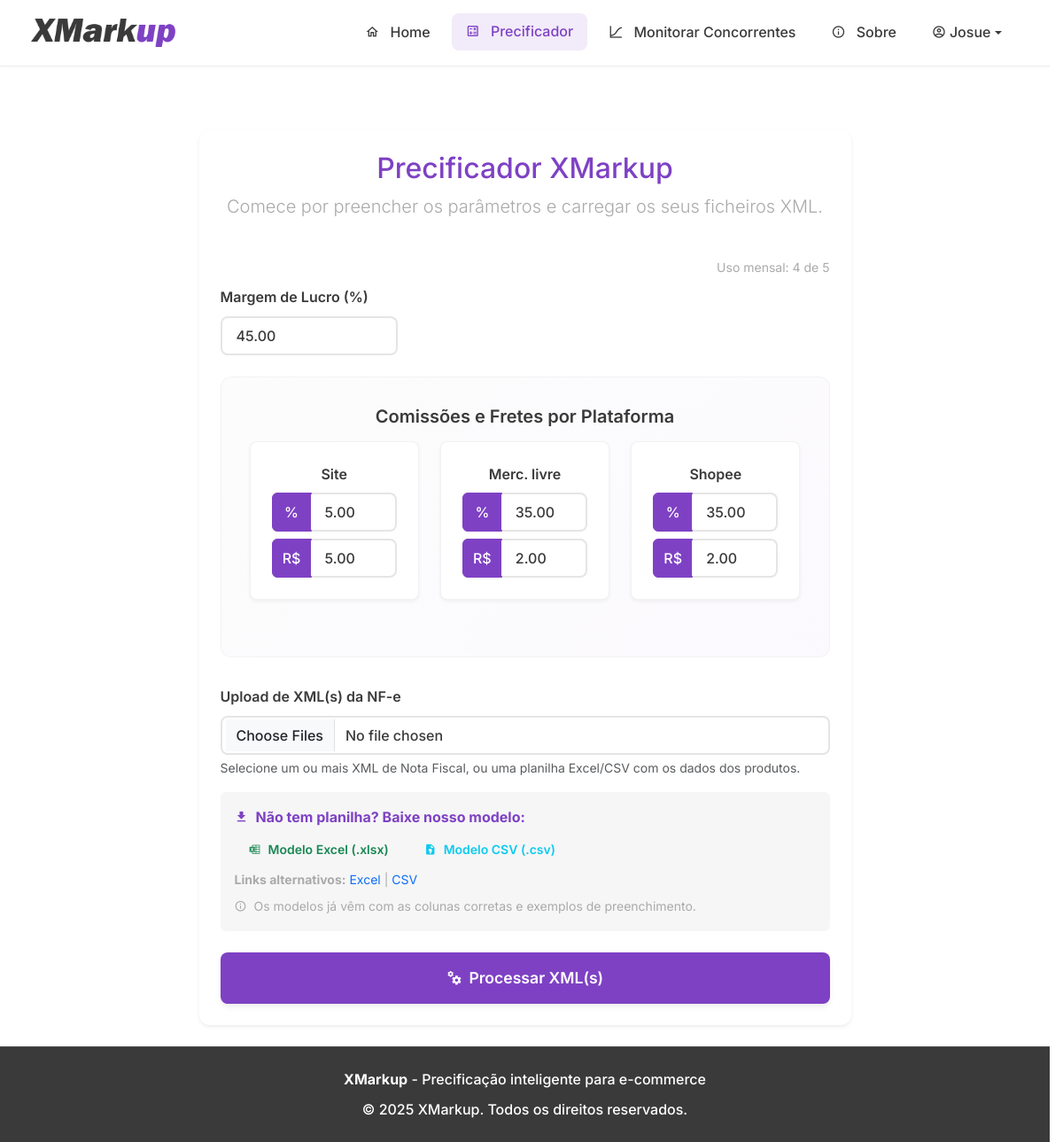
The app's page /precificador (signed in), older data.
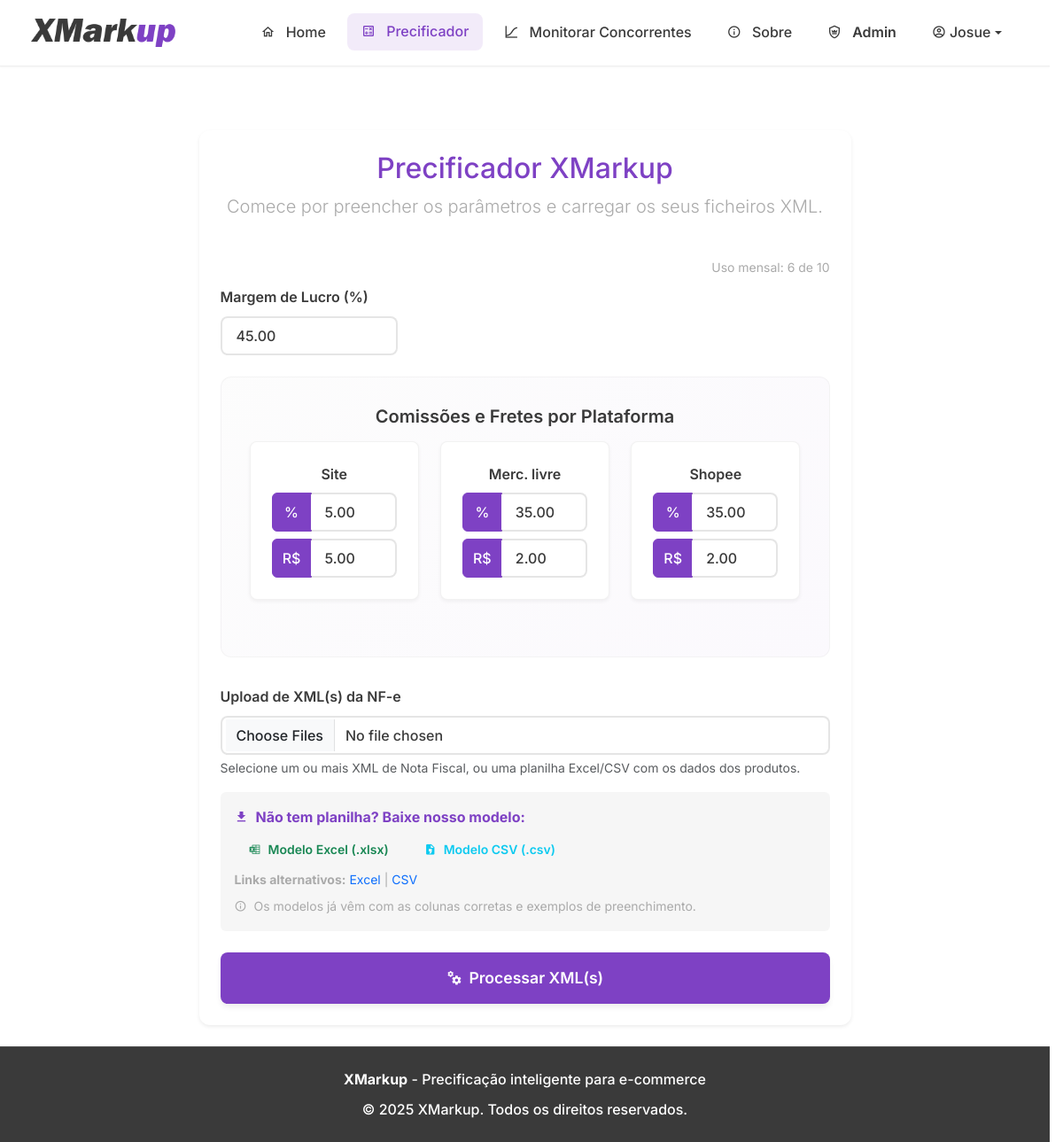
The same page, newer data.
### app.py (the view, shortened to what this page needs)
@app.route('/precificador', methods=["GET", "POST"])
@login_required
def precificador():
    db = get_db()
    contagem_recente = get_user_usage(db, current_user.id, current_user.limit_reset_date)
    limite_atingido = contagem_recente >= current_user.precificacao_limit
    user_settings = db.execute('SELECT * FROM users WHERE id = ?', (current_user.id,)).fetchone()
    parametros = {
        'margem': user_settings['default_margem'],
        'comissao_site': user_settings['default_comissao_site'],
        'frete_site': user_settings['default_frete_site'],
        'comissao_ml': user_settings['default_comissao_ml'],
        'frete_ml': user_settings['default_frete_ml'],
        'comissao_shopee': user_settings['default_comissao_shopee'],
        'frete_shopee': user_settings['default_frete_shopee'],
    }
    return render_template(
        "precificador.html",
        parametros=parametros,
        limite_atingido=limite_atingido,
        contagem_recente=contagem_recente,
        limite_total=current_user.precificacao_limit
    )

### app.py (called while the page is built, shortened)
def get_user_usage(db, user_id, last_reset_date=None):
    start_date = datetime.now() - timedelta(days=30)
    count = db.execute(
        "SELECT COUNT(id) FROM precificacoes WHERE user_id = ? AND criado_em > ?",
        (user_id, start_date)
    ).fetchone()[0]
    return count

@app.template_filter("input_num")
def format_for_input_filter(value):
    try:
        return f"{float(value):.2f}"
    except (ValueError, TypeError):
        return value

### database.py (called while the page is built)
def get_db():
    if 'db' not in g:
        g.db = sqlite3.connect(DATABASE_NAME)
        g.db.row_factory = sqlite3.Row
    return g.db

### templates/precificador.html (shortened to what the changed rows need)
{% extends "base.html" %}
{% block content %}
<div class="container mt-4">
    {% if not produtos %}
    <div class="row justify-content-center">
        <div class="col-lg-8">
            <div class="card p-4 shadow-sm mt-4">
                <div class="text-center mb-4">
                    <h2 class="text-primary">Precificador XMarkup</h2>
                </div>
                {% if limite_atingido %}
                <div class="alert alert-warning text-center" role="alert">
                    <h4 class="alert-heading"><span class="mdi mdi-alert-circle-outline"></span> Limite Atingido</h4>
                    <p>Você já realizou {{ contagem_recente }} de {{ limite_total }} precificações permitidas.</p>
                    <hr>
                    <p class="mb-0">Para continuar a usar, por favor, <a href="{{ url_for('feedback') }}" class="alert-link">entre em contacto</a> ou aguarde a renovação do seu limite.</p>
                </div>
                {% else %}
                <div class="text-end text-muted mb-2">
                    <small>Uso mensal: {{ contagem_recente }} de {{ limite_total }}</small>
                </div>
                {% endif %}
            </div>
        </div>
    </div>
    {% endif %}
</div>
{% endblock %}

### templates/base.html (shortened to what the changed rows need)
<!DOCTYPE html>
<html lang="pt-br">
<head>
    <link href="https://cdn.jsdelivr.net/npm/bootstrap@5.3.3/dist/css/bootstrap.min.css" rel="stylesheet">
    <link rel="stylesheet" href="https://cdn.jsdelivr.net/npm/@mdi/font@7.4.47/css/materialdesignicons.min.css">
    <link rel="stylesheet" href="{{ url_for('static', filename='css/style.css') }}">
</head>
<body>
    <nav class="navbar navbar-expand-lg sticky-top">
        <div class="container">
            <div class="collapse navbar-collapse" id="navbarNav">
                <ul class="navbar-nav ms-auto">
                    {% if current_user.is_authenticated %}
                        {% if current_user.is_admin %}
                        <li class="nav-item">
                            <a class="nav-link text-primary fw-semibold {% if request.endpoint == 'admin_dashboard' %}active{% endif %}"
                               href="{{ url_for('admin_dashboard') }}">
                                <span class="mdi mdi-shield-crown-outline"></span>
                                Admin
                            </a>
                        </li>
                        {% endif %}
                    {% endif %}
                </ul>
            </div>
        </div>
    </nav>
    <main class="py-4">
        {% block content %}{% endblock %}
    </main>
</body>
</html>

Row changes from the older to the newer data that the page shows:
changed users "Josue": is_admin False → True (drawn)
Text that changed along with them:
{{ contagem_recente }}: "4" → "6"
{{ limite_total }}: "5" → "10"
text now shown: "Admin"
